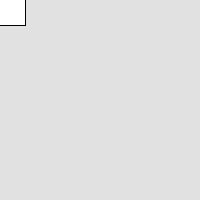
Frame 1 (no input)
Frame 60 (the mouse pressed at the canvas centre just before this capture): identical to frame 1, image omitted
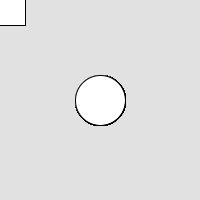
Frame 120 (the mouse held since frame 60 and released just before this capture)

The Processing sketch that drew these frames (run headless with seeded random() and noise(); from frame 60 on, the mouse is pressed at the canvas centre):

// Processing sketch: processing_171681
// ── processing_171681.pde

void setup(){
  size(200,200);
background(225);
}
//sets shape to value of 0
int shape= 0;

//Draws rectangles, ellipses and triangles as int shape increases. If shape equals one it draws ellipses, shape equals two it draws triangles.
void draw(){
 if(shape==0){
rectMode(CENTER);
rect(mouseX,mouseY,50,50);}
else if(shape==1){
ellipse(mouseX,mouseY,50,50);}
else if(shape==2){
triangle(mouseX, mouseY-30, mouseX+30, mouseY+30, mouseX-30, mouseY+30);}
println(shape);
   }

//increases shape by one. If shape equals three  it resets shape back to 0.
void mousePressed(){
  shape++;
  if(shape==3)
  shape=0;
}

//when ANY key is pressed color of shape changes
void keyPressed(){
  fill(random(0,255), random(0,255),random(0,255));

}
